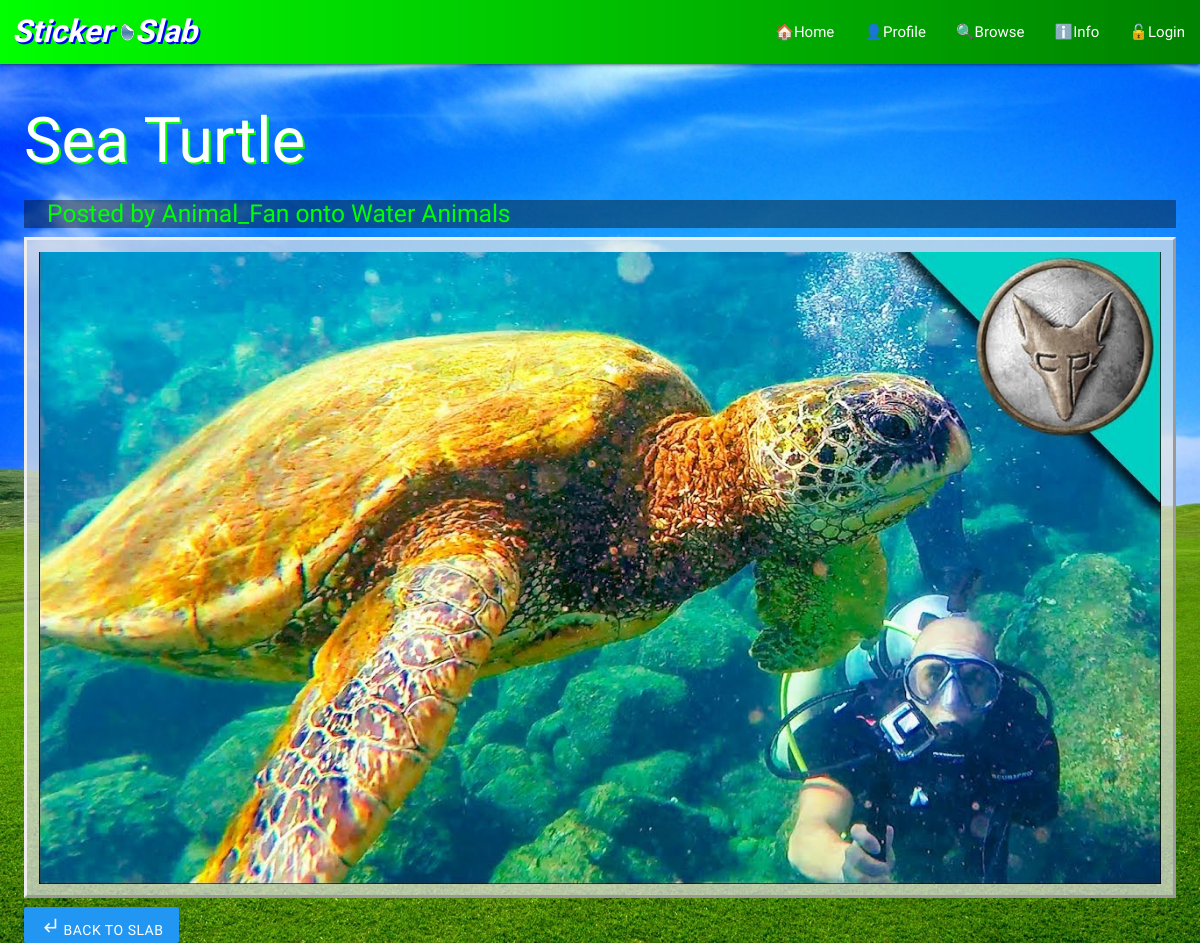
/show_sticker/8/, run on the app's committed database.
### slab/models.py (models this page shows, shortened)
class Sticker(models.Model):
    slab = models.ForeignKey(Slab, on_delete=models.PROTECT)
    position_x = models.IntegerField()
    position_y = models.IntegerField()
    name = models.CharField(max_length=100)
    color = models.CharField(max_length=8)
    text = models.CharField(max_length=500, null=True, blank=True)
    link = models.CharField(max_length=500, null=True, blank=True)
    image = models.ImageField(null=True, blank=True)
    def is_text(self):
        return self.text is not None and self.text != ''
    def is_link(self):
        return self.link is not None and self.link != ''
    def is_image(self):
        return self.image is not None and self.image != ''

class Slab(models.Model):
    user = models.ForeignKey(User, on_delete=models.PROTECT)
    name = models.CharField(max_length=100)
    private = models.BooleanField(default=False)
    bookmarkings = models.ManyToManyField(User, related_name='bookmarked_slabs', blank=True)
    background = models.ImageField()
    font = models.CharField(max_length=100)

### slab/views.py (the view)
# urls.py: path('show_sticker/<int:sticker_id>/', views.show_sticker, name='show_sticker'),
def show_sticker(request, sticker_id):
    sticker = Sticker.objects.get(pk=sticker_id)
    if (sticker.is_link()):
        return HttpResponseRedirect(sticker.link)
    else:
        return render(request, 'show_sticker.html', {'sticker': sticker})

### slab/templates/show_sticker.html
{% extends 'base.html' %}
{% block content %}
<h1>{{sticker.name}}</h1>
<div class="main_div">
    <div id="sticker_header" name="sticker_header">
        <h5>Posted by {{sticker.slab.user.username}} onto {{sticker.slab.name}}</h5>
    </div>
    <div id="show_content" name="show_content">
            {% if sticker.is_text %}
                <p>{{sticker.text}}</p>
            {% elif sticker.is_link %}
                <a href="{{sticker.link}}">{{sticker.name}}</a>
            {% elif sticker.is_image %}
                <img id="display_image" name="display_image" src="{{sticker.image.url}}"/>
            {% endif %}
    </div>
    <br>
    <br>
</div>
<div class="footer_buttons">
    <a class="waves-effect waves-light btn blue" href="{% url 'slab:show_slab' sticker.slab.id %}"><i class="material-icons">subdirectory_arrow_left</i> Back to Slab</a>
</div>
{% endblock %}

### slab/static/slab/style.css (style rules this page uses)
body { background: white url("images/background_default.jpg") no-repeat center center fixed; background-size: cover; max-width: 100%; overflow-x: hidden; font-family: 'Fredoka One', cursive; }
h1 { color: white; font-weight: bold; text-shadow: 2px 2px Lime; padding-left: 2%; }
.main_div { margin-left: 1%; margin-right: 1%; padding-left: 1%; padding-right: 1%; }
.footer_buttons { position: fixed; bottom: 0px; margin-left: 1%; padding-left: 1%; }
#sticker_header { padding-left: 2%; color: lime; background-color: rgba(0, 0, 0, 0.4); }
#show_content { padding: 1%; border-style: outset; color: black; text-shadow: 1px 1px DeepSkyBlue; background-color: rgba(230, 230, 230, 0.7); }
#display_image { width: 100%; }

### data on the page
Sticker: name "Sea Turtle", slab.user.username "Animal_Fan", slab.name "Water Animals", image (picture)
